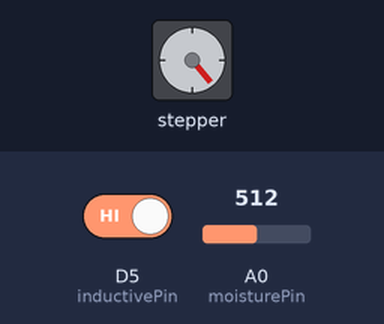
This sketch was run on a simulated ESP8266 (NodeMCU). Shown: stepper motor. Inputs (shaded band) come from the test bench; at power-on: A0 (moisturePin) = 512, D5 (inductivePin) HIGH. Stepper angles assume 2048 steps per turn.

Above: at 7.9 s.
8.0 s: A0 (moisturePin) set to 592
13.5 s: A0 (moisturePin) set to 616
At 18.9 s:
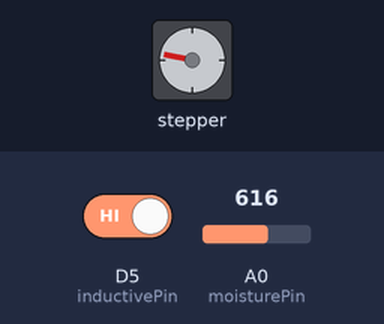
19.8 s: D5 (inductivePin) driven LOW
At 25.6 s:
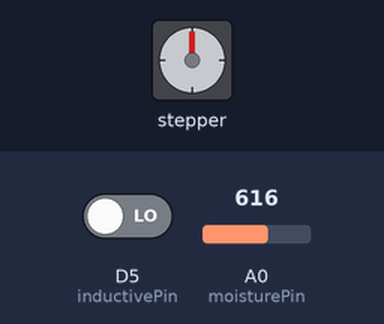
25.9 s: D5 (inductivePin) driven HIGH
At 31.4 s:
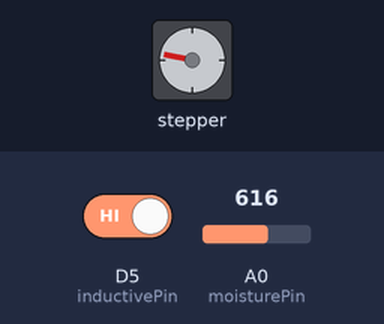
32.3 s: A0 (moisturePin) set to 590
At 37.4 s:
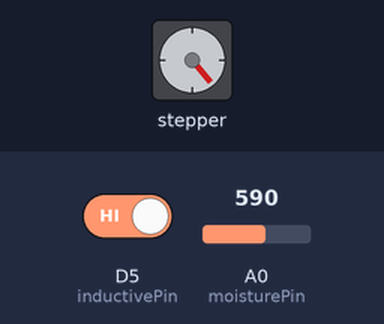
Timing chart, 0 to 38.4 s (numbered marks = the images above; inputs shaded):
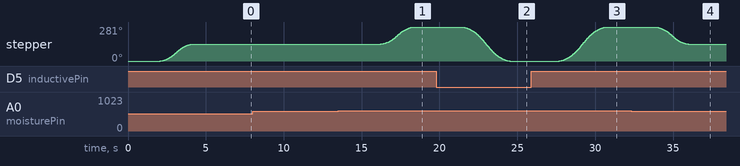

The sketch:

code.ino
```cpp
#include <AccelStepper.h>

const int inductivePin = D5;
const int moisturePin = A0;

const int IN1 = D1;
const int IN2 = D2;
const int IN3 = D3;
const int IN4 = D4;

AccelStepper stepper(AccelStepper::FULL4WIRE, IN1, IN3, IN2, IN4);

const int metalPosition = 0;
const int wetPosition = 800;
const int dryPosition = 1600;

const int moistureThreshold = 600;

unsigned long lastDetection = 0;
unsigned long detectionDelay = 2000;

bool systemReady = true;

void moveToPosition(int target)
{
stepper.moveTo(target);

while(stepper.distanceToGo() != 0)
{
stepper.run();
}
}

bool detectMetal()
{
int state = digitalRead(inductivePin);

if(state == LOW)
{
return true;
}

return false;
}

bool detectWet()
{
int value = analogRead(moisturePin);

if(value < moistureThreshold)
{
return true;
}

return false;
}

void processWaste()
{
bool metal = detectMetal();

if(metal)
{
moveToPosition(metalPosition);
delay(1000);
return;
}

bool wet = detectWet();

if(wet)
{
moveToPosition(wetPosition);
delay(1000);
return;
}

moveToPosition(dryPosition);
delay(1000);
}

void setup()
{
pinMode(inductivePin, INPUT);

stepper.setMaxSpeed(900);
stepper.setAcceleration(600);

moveToPosition(metalPosition);
}

void loop()
{
unsigned long currentTime = millis();

if(systemReady)
{
if(currentTime - lastDetection > detectionDelay)
{
systemReady = false;

processWaste();

lastDetection = millis();

systemReady = true;
}
}
}
```

Measured:
- the behaviour switches between 599 and 600 on A0 (moisturePin) (found by bisection; images 0 and 1)
- after the input at 8.0 s, every drawn part: stays the same
- after the input at 13.5 s, stepper: turns 141° clockwise in 2.1 s, starting after 2.7 s
- after the input at 19.8 s, stepper: turns 281° counter-clockwise in 3.1 s, starting after 1.6 s
- after the input at 25.9 s, stepper: turns 281° clockwise in 3.1 s, starting after 1.8 s
- after the input at 32.3 s, stepper: turns 141° counter-clockwise in 2.1 s, starting after 1.5 s
- by itself, stepper: turns 140° clockwise in 2.1 s
